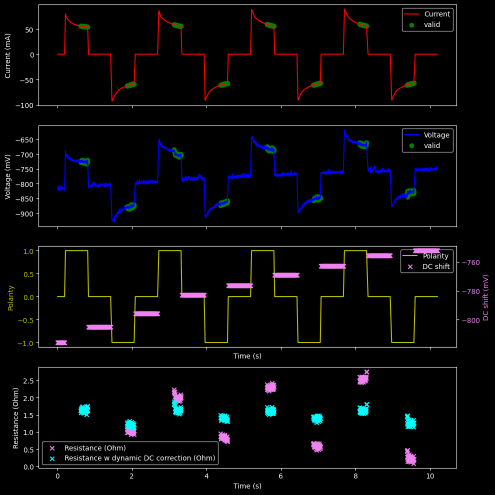
#> input picture ohmpi/DC_drift.png, 989 x 989 px (shown at 1/2 size); its folder holds only this picture in this run
$ python -i qc_overview.py   (imports and definitions only)
#> lines starting #> are read from the running program, lines starting #| are printed output that depends on the picture
"""Campaign-wide QC triage from the cheap instrument summary table (no waveform
extraction). Two views that let you judge every quad at once instead of drowning
in ~90k per-survey plots:

  1. heatmap  quad x time, one panel per line, colour = reciprocal error %.
     persistent hot row = bad quad; row that turns hot = quad degrading;
     blank column = missing/failed day.
  2. scatter  per quad: median signal |vmn| vs median reciprocal error.

Reciprocal error and |vmn| come straight from the instrument `_results.csv`
(already in summary_table.parquet); good enough to triage. The careful
sign-flip resistance estimator is reserved for the quads that survive.
"""

from datetime import date
from pathlib import Path

import matplotlib.pyplot as plt
import numpy as np
import polars as pl

from ohmpi_loader import CACHE_DIR

PLOT_DIR = Path(__file__).resolve().parents[1] / "plots" / "qc_overview"
# [1 line not run here, left out]

DROP_DAYS = {date(2025, 4, 22), date(2025, 4, 23), date(2025, 4, 24)}  # test-circuit ~205 Ω
RECIP_CLIP = 30.0   # % — colour saturates here so the green/red split is readable
LINES = ["A", "B", "C", "D", "E"]


def load(array: str) -> pl.DataFrame:
    s = pl.read_parquet(CACHE_DIR / "summary_table.parquet")
    s = s.filter(pl.col("array") == array).with_columns(
        pl.col("timestamp").dt.date().alias("day"),
        pl.col("vmn").abs().alias("absvmn"),
    )
    return s.filter(~pl.col("day").is_in(list(DROP_DAYS)))


def heatmap(array: str) -> None:
    s = load(array)
    days = s["day"].unique().sort()
    day0 = days.min()
    ncol = (days.max() - day0).days + 1
    xidx = {d: (d - day0).days for d in days}

    fig, axes = plt.subplots(len(LINES), 1, figsize=(14, 12), sharex=True)
    im = None
    for ax, line in zip(axes, LINES):
        sub = s.filter(pl.col("line") == line)
        order = (sub.group_by("quad").agg(v=pl.col("absvmn").median())
                    .sort("v", descending=True)["quad"].to_list())
        ridx = {q: i for i, q in enumerate(order)}
        M = np.full((len(order), ncol), np.nan)
        for q, d, e in sub.select("quad", "day", "recip_err_pct").iter_rows():
            if e is not None:
                M[ridx[q], xidx[d]] = min(e, RECIP_CLIP)
        cmap = plt.cm.RdYlGn_r.copy()
        cmap.set_bad("0.85")
        im = ax.imshow(M, aspect="auto", cmap=cmap, vmin=0, vmax=RECIP_CLIP,
                       interpolation="nearest")
        ax.set_ylabel(f"line {line}\n({len(order)} quads)")
        ax.set_yticks([])

    # monthly x ticks
    ticks, labels = [], []
    for d in days:
        if d.day == 1:
            ticks.append(xidx[d]); labels.append(d.strftime("%Y-%m"))
    axes[-1].set_xticks(ticks); axes[-1].set_xticklabels(labels, rotation=45, ha="right")
    axes[-1].set_xlabel("date")
    fig.suptitle(f"{array}: reciprocal error % per quad over the campaign "
                 f"(rows sorted by signal strength; grey = no data)", y=0.995)
    cb = fig.colorbar(im, ax=axes, fraction=0.015, pad=0.01)
    cb.set_label(f"reciprocal error % (clipped at {RECIP_CLIP:g})")
    fig.savefig(PLOT_DIR / f"heatmap_recip_{array}.png", dpi=130, bbox_inches="tight")
    plt.close(fig)


def scatter(array: str) -> None:
    s = load(array)
    per_quad = (s.group_by("line", "quad").agg(
        vmn=pl.col("absvmn").median(),
        recip=pl.col("recip_err_pct").median(),
        n=pl.len(),
    ).filter(pl.col("n") > 30))

    fig, axes = plt.subplots(1, len(LINES), figsize=(18, 3.8), sharex=True, sharey=True)
    for ax, line in zip(axes, LINES):
        d = per_quad.filter(pl.col("line") == line)
        ax.scatter(d["vmn"], d["recip"], s=18, alpha=0.7, color="tab:blue")
        ax.axhline(5, color="tab:red", lw=0.8, ls="--")     # candidate recip threshold
        ax.axvline(1, color="tab:red", lw=0.8, ls="--")     # candidate signal threshold
        ax.set_xscale("log"); ax.set_yscale("log")
        ax.set_title(f"line {line}", fontsize=10)
        ax.set_xlabel("median |vmn| [mV]")
        ax.grid(alpha=0.3, which="both")
    axes[0].set_ylabel("median reciprocal err [%]")
    fig.suptitle(f"{array}: per-quad signal vs reciprocal error "
                 f"(good = lower-right of the red lines)")
    fig.tight_layout()
    fig.savefig(PLOT_DIR / f"scatter_{array}.png", dpi=130)
    plt.close(fig)


# [5 lines not run here, left out]

>>> import cv2
>>> picture = cv2.imread('../DC_drift.png', cv2.IMREAD_GRAYSCALE)
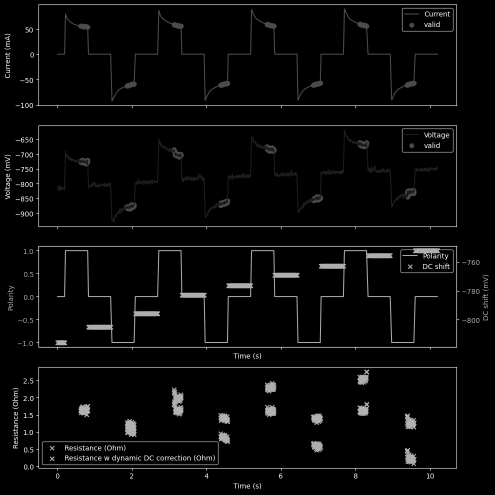
#> picture: shape (989, 989) (shown at 1/2 size); min 0, max 255, mean 7.7
#> (the run stopped early here; a loop or call above may not have finished)
